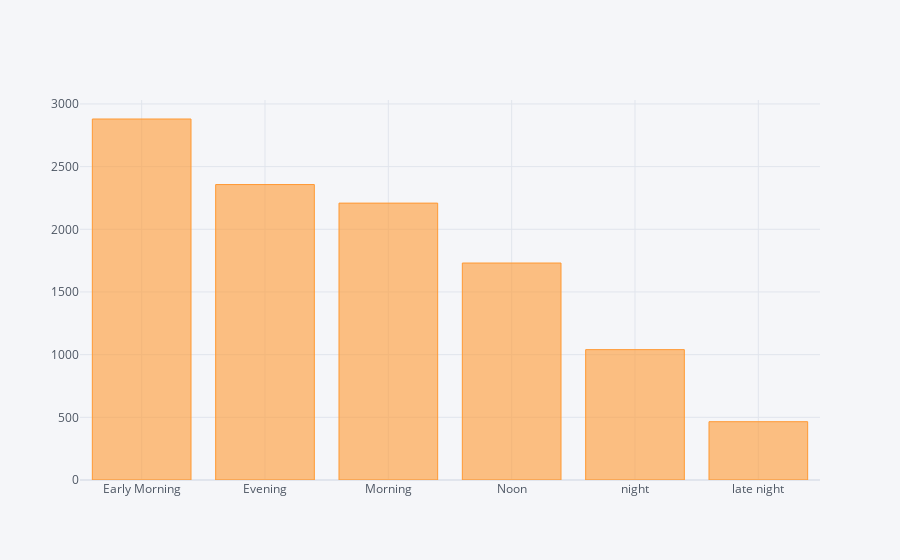

The notebook cell saved with this chart:
### Code cell
data['Dep_Time_hour'].apply(flight_dep_time).value_counts().iplot(kind="bar")

### Figure 1 — Plotly figure (JSON) as saved in the notebook; plotly's stock layout.template omitted (floating-point values rounded to 4 significant figures)
{"data": [{"marker": {"color": "rgba(255, 153, 51, 0.6)", "line": {"color": "rgba(255, 153, 51, 1.0)", "width": 1}}, "name": "count", "orientation": "v", "text": "", "type": "bar", "x": ["Early Morning", "Evening", "Morning", "Noon", "night", "late night"], "y": [2880, 2357, 2209, 1731, 1040, 465]}], "layout": {"legend": {"bgcolor": "#F5F6F9", "font": {"color": "#4D5663"}}, "paper_bgcolor": "#F5F6F9", "plot_bgcolor": "#F5F6F9", "title": {"font": {"color": "#4D5663"}}, "xaxis": {"gridcolor": "#E1E5ED", "showgrid": true, "tickfont": {"color": "#4D5663"}, "title": {"font": {"color": "#4D5663"}, "text": ""}, "zerolinecolor": "#E1E5ED"}, "yaxis": {"gridcolor": "#E1E5ED", "showgrid": true, "tickfont": {"color": "#4D5663"}, "title": {"font": {"color": "#4D5663"}, "text": ""}, "zerolinecolor": "#E1E5ED"}}}
